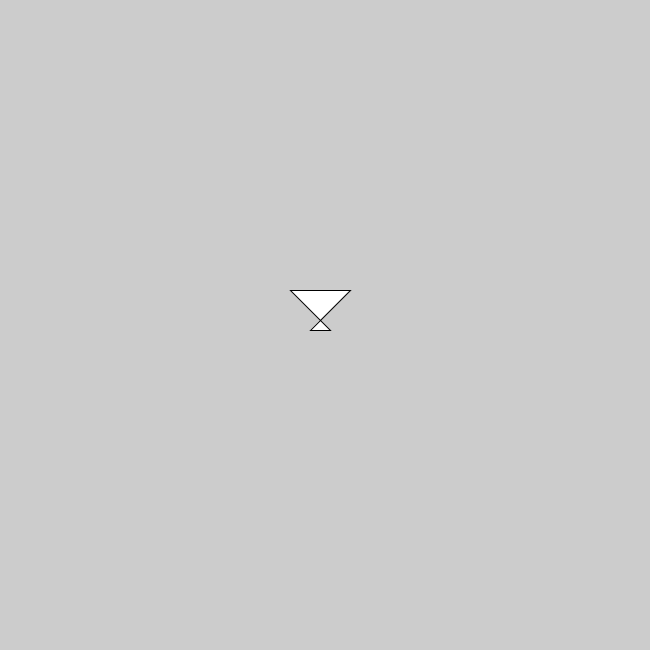
Frame 1 (no input)
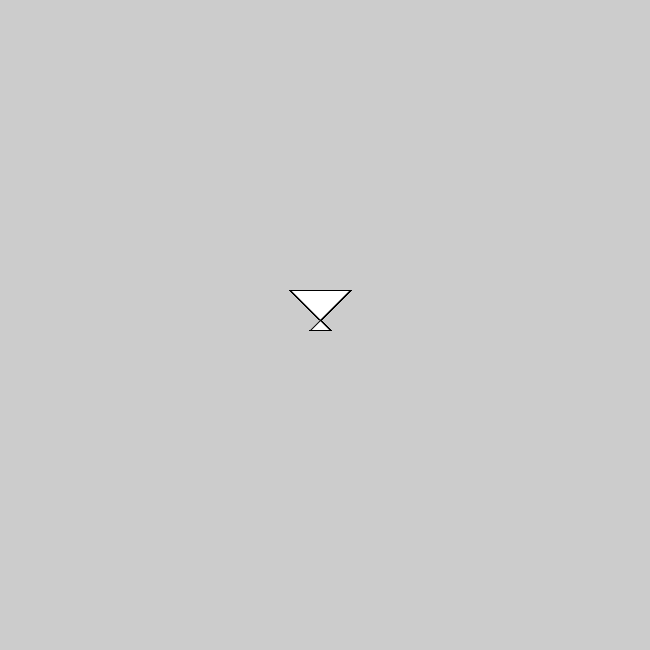
Frame 60 (the mouse pressed at the canvas centre just before this capture)
Frame 120 (the mouse held since frame 60 and released just before this capture): identical to frame 60, image omitted

The Processing sketch that drew these frames (run headless with seeded random() and noise(); from frame 60 on, the mouse is pressed at the canvas centre):

// Processing sketch: nez_chat
// ── nez_chat.pde
void setup() {
   size(650, 650); 
}

void draw() {
  
  quad(290, 290, 350, 290, 310, 330, 330, 330); //cat nose

}
